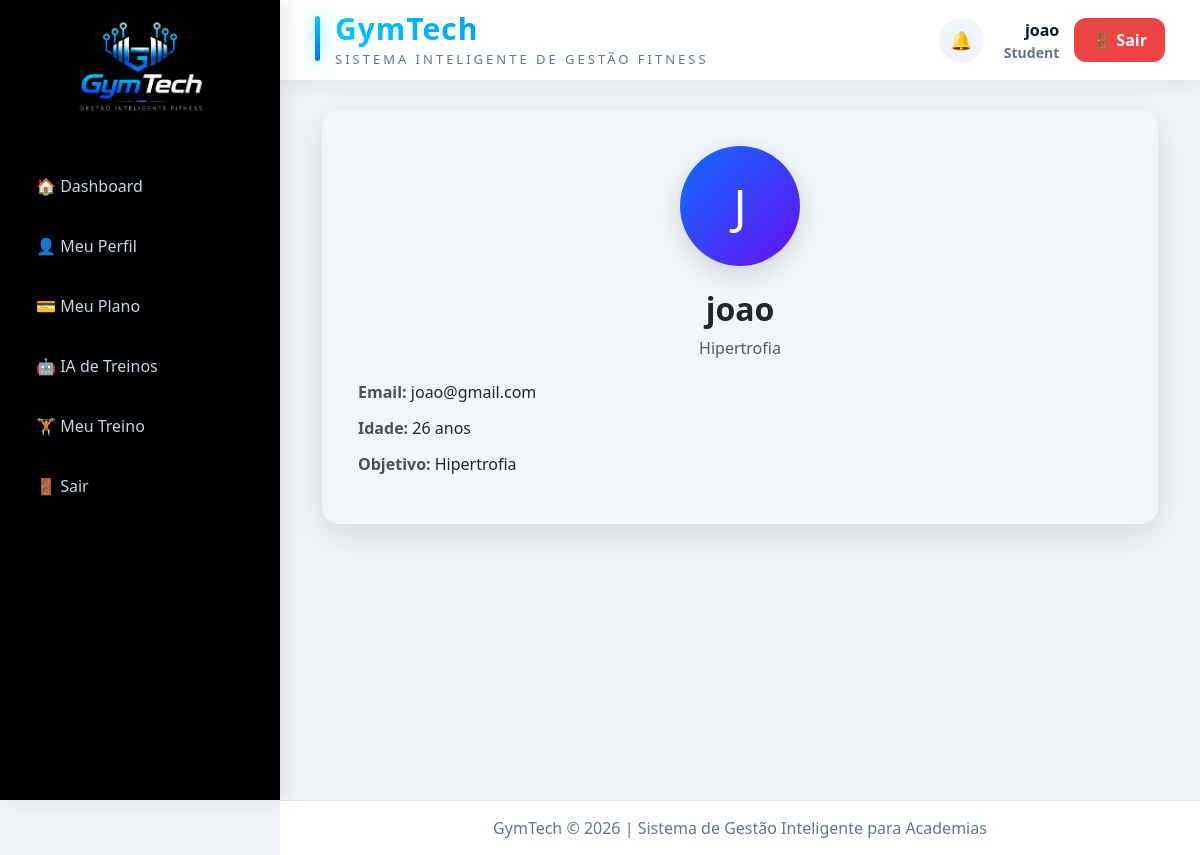
Page /public/index.php?controller=myProfile&action=index (signed in) on the committed database.
### tables this page shows
CREATE TABLE `students` (
  `id` int(11) NOT NULL AUTO_INCREMENT,
  `name` varchar(100) NOT NULL,
  `email` varchar(100) NOT NULL,
  `age` int(11) DEFAULT NULL,
  `objective` varchar(100) DEFAULT NULL,
  `created_at` timestamp NOT NULL DEFAULT current_timestamp(),
  `plan_id` int(11) DEFAULT NULL,
  `user_id` int(11) DEFAULT NULL,
  `training_days` int(11) DEFAULT NULL,
  `experience_level` enum('beginner','intermediate','advanced') DEFAULT NULL,
  `limitations` text DEFAULT NULL,
  PRIMARY KEY (`id`),
  UNIQUE KEY `email` (`email`),
  KEY `fk_plan` (`plan_id`),
  KEY `fk_student_user` (`user_id`),
  CONSTRAINT `fk_plan` FOREIGN KEY (`plan_id`) REFERENCES `plans` (`id`),
  CONSTRAINT `fk_student_user` FOREIGN KEY (`user_id`) REFERENCES `users` (`id`) ON DELETE SET NULL
);

### app/controllers/MyProfileController.php (called while the page is built, shortened)
<?php
require_once __DIR__.'/../models/MyProfile.php';
class MyProfileController extends Controller{
    public function index(){
        $model = new MyProfile();
        $profile = $model->get(
            $_SESSION['user']['id']
        );
        $this->view(
            'my_profile/index',
            [
                'profile'=>$profile
            ]
        );
    }
}

### public/index.php (called while the page is built, shortened)
<?php
require_once "../core/Model.php";
$action = $_GET['action'] ?? 'login';
$controllerObject = new $controllerName();
$controllerObject->$action();

### config/database.php (called while the page is built)
<?php
class Database {
    private $host = "localhost";
    private $dbname = "gym_system";
    private $user = "root";
    private $pass = "";
    public function connect() {
        try {
            $pdo = new PDO(
                "mysql:host={$this->host};dbname={$this->dbname};charset=utf8",
                $this->user,
                $this->pass
            );
            $pdo->setAttribute(PDO::ATTR_ERRMODE, PDO::ERRMODE_EXCEPTION);
            return $pdo;
        } catch(PDOException $e) {
            die("Erro na conexão: " . $e->getMessage());
        }
    }
}

### core/Model.php (called while the page is built, shortened)
<?php
require_once __DIR__ .'/../config/database.php';
class Model {
    public function __construct() {
        $database = new Database();
        $this->db = $database->connect();
    }
}

### app/models/MyProfile.php (called while the page is built)
<?php
require_once __DIR__.'/../../core/Model.php';
class MyProfile extends Model{
    public function get($userId){
        $stmt = $this->db->prepare(
            "SELECT *
            FROM students
            WHERE user_id=?"
        );
        $stmt->execute([$userId]);
        return $stmt->fetch(PDO::FETCH_ASSOC);
    }
}

### app/views/my_profile/index.php (the view)
<div class="container">
    <div class="card student-card">
        <div class="card-body">
            <div class="text-center">
                <div class="profile-avatar">
                    <?= strtoupper(substr($profile['name'],0,1)) ?>
                </div>
                <h2 class="mt-4">
                    <?= $profile['name'] ?>
                </h2>
                <p class="text-muted">
                    <?= $profile['objective'] ?>
                </p>
            </div>
            <div class="profile-info">
                <p>
                    <strong>Email:</strong>
                    <?= $profile['email'] ?>
                </p>
                <p>
                    <strong>Idade:</strong>
                    <?= $profile['age'] ?> anos
                </p>
                <p>
                    <strong>Objetivo:</strong>
                    <?= $profile['objective'] ?>
                </p>
            </div>
        </div>
    </div>
</div>

### public/assets/css/student-dashboard.css (style rules this page uses)
.student-card { border: none; border-radius: 20px; overflow: hidden; background: rgba(255,255,255,.08); backdrop-filter: blur(10px); box-shadow: 0 8px 25px rgba(0,0,0,.15); transition: .3s; }
.student-card .card-body { padding: 30px; }

### public/assets/css/student-area.css (style rules this page uses)
.student-card { background: rgba(255,255,255,.08); backdrop-filter: blur(15px); border-radius: 25px; border: 1px solid rgba(255,255,255,.15); box-shadow: 0 10px 35px rgba(0,0,0,.12); transition: all .3s ease; overflow: hidden; }
.student-card .card-body { padding: 35px; }
.profile-avatar { width: 120px; height: 120px; border-radius: 50%; display:flex; align-items:center; justify-content:center; font-size:48px; margin:auto; background: linear-gradient( 135deg, #0d6efd, #6610f2 ); color:white; box-shadow: 0 8px 25px rgba(0,0,0,.15); }
.profile-info { margin-top:20px; }
.profile-info p { margin-bottom:12px; font-size:16px; }
.profile-info strong { color:#495057; }

### public/assets/css/student_workout.css (style rules this page uses)
.card { border-radius:18px; transition:.25s; }
h2 { font-weight:700; }

### public/assets/css/style.css (style rules this page uses)
:root { --primary:#00c6ff; --secondary:#0072ff; --dark:#0f172a; --card:#1e293b; --text:#e2e8f0; --sidebar:#020617; }
* { margin:0; padding:0; box-sizing:border-box; }
body { background:#f1f5f9; font-family:'Segoe UI',sans-serif; }

### rows in the picture
students: name "J", name "joao", objective "Hipertrofia", email "joao@gmail.com", age "26"

### other values in the picture
$_SESSION['user']['name'] "joao"
$role "Student"
